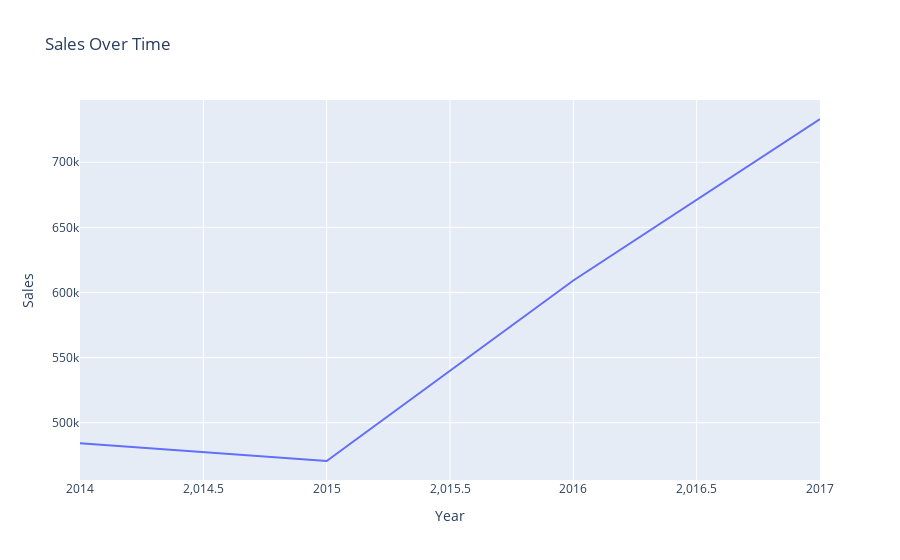

Source (notebook cell):
### Code cell
sales_by_year = superstore_db.groupby('Year')['Sales'].sum().reset_index()

fig =px.line(sales_by_year, x='Year', y='Sales', title='Sales Over Time')
fig.show()

### Figure 1 — Plotly figure (JSON) as saved in the notebook; plotly's stock layout.template omitted (floating-point values rounded to 4 significant figures)
{"data": [{"hovertemplate": "Year=%{x}<br>Sales=%{y}<extra></extra>", "legendgroup": "", "line": {"color": "#636efa", "dash": "solid"}, "marker": {"symbol": "circle"}, "mode": "lines", "name": "", "orientation": "v", "showlegend": false, "type": "scatter", "x": [2014, 2015, 2016, 2017], "xaxis": "x", "y": [484200.0, 470500.0, 609200.0, 733200.0], "yaxis": "y"}], "layout": {"legend": {"tracegroupgap": 0}, "title": {"text": "Sales Over Time"}, "xaxis": {"anchor": "y", "domain": [0, 1], "title": {"text": "Year"}}, "yaxis": {"anchor": "x", "domain": [0, 1], "title": {"text": "Sales"}}}}
